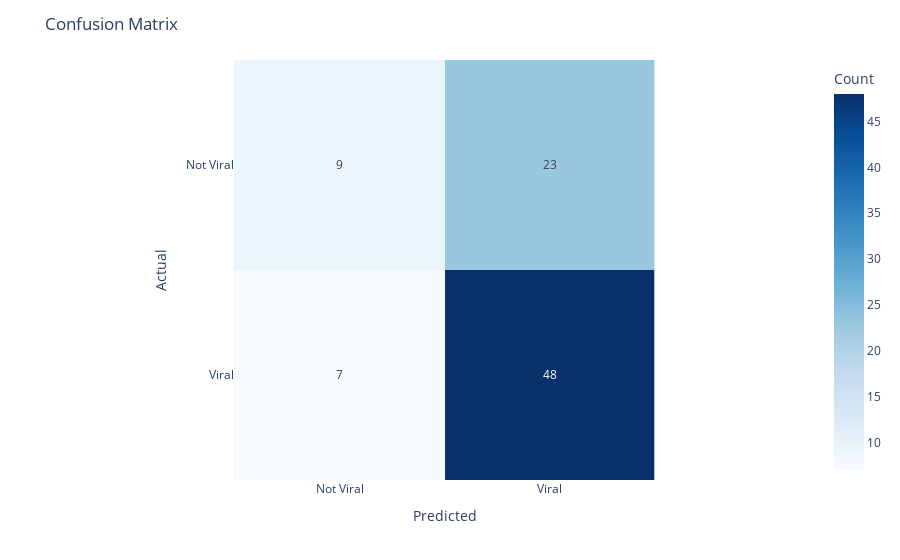

Notebook cell for this chart:
### Code cell
fig = px.imshow(cm_df, text_auto=True, color_continuous_scale='Blues', 
labels={'x':'Predicted', 'y':'Actual', 'color':'Count'})
fig.update_layout(title='Confusion Matrix')
fig.show()

### Figure 1 — Plotly figure (JSON) as saved in the notebook; plotly's stock layout.template omitted (floating-point values rounded to 4 significant figures)
{"data": [{"coloraxis": "coloraxis", "hovertemplate": "Predicted: %{x}<br>Actual: %{y}<br>Count: %{z}<extra></extra>", "name": "0", "texttemplate": "%{z}", "type": "heatmap", "x": ["Not Viral", "Viral"], "xaxis": "x", "y": ["Not Viral", "Viral"], "yaxis": "y", "z": [[9, 23], [7, 48]]}], "layout": {"coloraxis": {"colorbar": {"title": {"text": "Count"}}, "colorscale": [[0, "rgb(247,251,255)"], [0.125, "rgb(222,235,247)"], [0.25, "rgb(198,219,239)"], [0.375, "rgb(158,202,225)"], [0.5, "rgb(107,174,214)"], [0.625, "rgb(66,146,198)"], [0.75, "rgb(33,113,181)"], [0.875, "rgb(8,81,156)"], [1, "rgb(8,48,107)"]]}, "margin": {"t": 60}, "title": {"text": "Confusion Matrix"}, "xaxis": {"anchor": "y", "constrain": "domain", "domain": [0, 1], "scaleanchor": "y", "title": {"text": "Predicted"}}, "yaxis": {"anchor": "x", "autorange": "reversed", "constrain": "domain", "domain": [0, 1], "title": {"text": "Actual"}}}}
